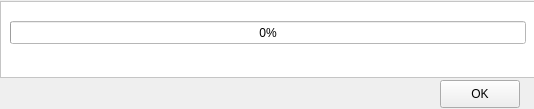
<?xml version="1.0" encoding="UTF-8"?>
<ui version="4.0">
 <class>MainWindow</class>
 <widget class="QMainWindow" name="MainWindow">
  <property name="geometry">
   <rect>
    <x>0</x>
    <y>0</y>
    <width>534</width>
    <height>109</height>
   </rect>
  </property>
  <property name="minimumSize">
   <size>
    <width>534</width>
    <height>109</height>
   </size>
  </property>
  <property name="maximumSize">
   <size>
    <width>534</width>
    <height>109</height>
   </size>
  </property>
  <property name="windowTitle">
   <string>Relatorios</string>
  </property>
  <property name="windowIcon">
   <iconset>
    <normaloff>../Imagens/carrinhodecompras.png</normaloff>../Imagens/carrinhodecompras.png</iconset>
  </property>
  <property name="styleSheet">
   <string notr="true"/>
  </property>
  <property name="animated">
   <bool>true</bool>
  </property>
  <widget class="QWidget" name="centralwidget">
   <widget class="QFrame" name="frame">
    <property name="geometry">
     <rect>
      <x>0</x>
      <y>1</y>
      <width>535</width>
      <height>77</height>
     </rect>
    </property>
    <property name="styleSheet">
     <string notr="true">background-color: rgb(255, 255, 255);</string>
    </property>
    <property name="frameShape">
     <enum>QFrame::StyledPanel</enum>
    </property>
    <property name="frameShadow">
     <enum>QFrame::Raised</enum>
    </property>
    <widget class="QProgressBar" name="progressBar">
     <property name="geometry">
      <rect>
       <x>10</x>
       <y>20</y>
       <width>516</width>
       <height>23</height>
      </rect>
     </property>
     <property name="autoFillBackground">
      <bool>false</bool>
     </property>
     <property name="styleSheet">
      <string notr="true">selection-background-color: rgb(0, 170, 0);</string>
     </property>
     <property name="value">
      <number>0</number>
     </property>
     <property name="alignment">
      <set>Qt::AlignRight|Qt::AlignTop|Qt::AlignTrailing</set>
     </property>
     <property name="textVisible">
      <bool>true</bool>
     </property>
     <property name="orientation">
      <enum>Qt::Horizontal</enum>
     </property>
     <property name="invertedAppearance">
      <bool>false</bool>
     </property>
     <property name="textDirection">
      <enum>QProgressBar::TopToBottom</enum>
     </property>
     <property name="format">
      <string notr="true">%p%</string>
     </property>
    </widget>
   </widget>
   <widget class="QPushButton" name="pushButton">
    <property name="geometry">
     <rect>
      <x>440</x>
      <y>80</y>
      <width>80</width>
      <height>28</height>
     </rect>
    </property>
    <property name="text">
     <string>OK</string>
    </property>
   </widget>
  </widget>
 </widget>
 <resources/>
 <connections/>
</ui>
